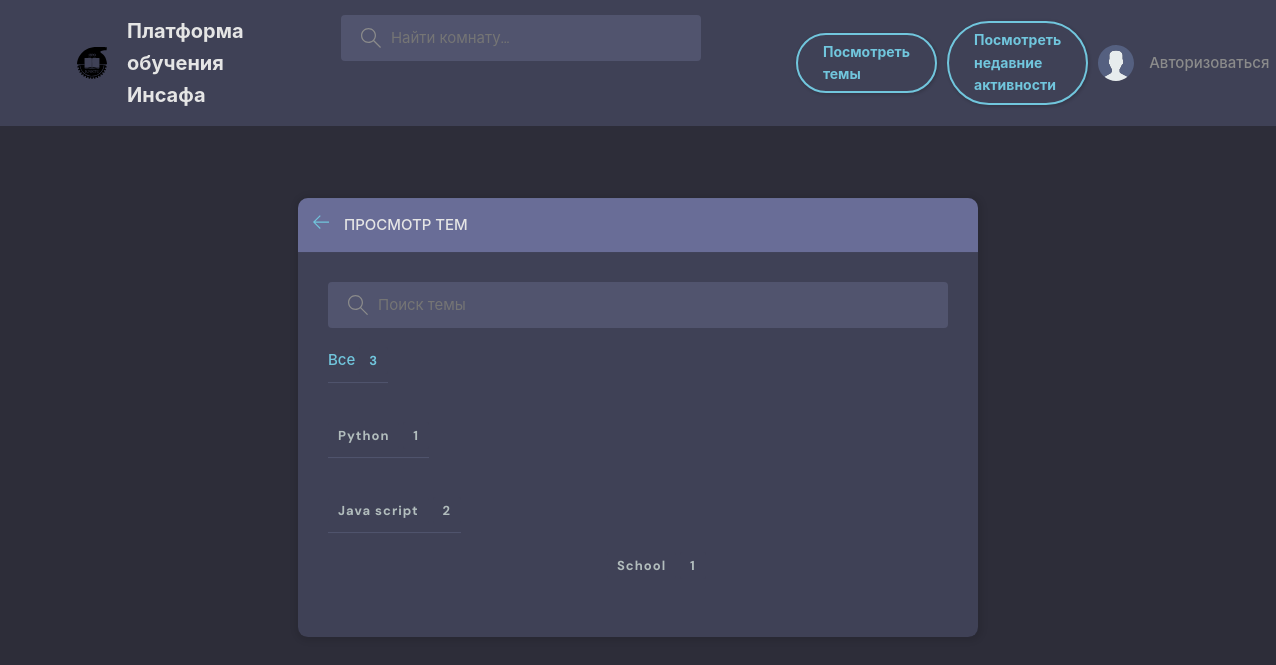
Page /topics/ on the committed database.
### base/models.py (models this page shows, shortened)
class Topic(models.Model):
    name = models.CharField(max_length=200)
    class Meta():
        verbose_name = 'Редактор тем'
        verbose_name_plural = 'Редактор тем'

### base/views.py (the view)
# urls.py: path('topics/', views.topics_page, name='topics'),
def topics_page(request):
    q = request.GET.get('q') if request.GET.get('q') != None else ''
    topics = Topic.objects.filter(name__icontains=q)
    context = {'topics': topics}
    return render(request, 'base/topics.html', context)

### base/templates/base/topics.html (shortened to what this page needs)
{% extends 'main.html' %}
{% block content %}
    <main class="create-room layout">
      <div class="container">
        <div class="layout__box">
          <div class="layout__boxHeader">
            <div class="layout__boxTitle">
              <a href="{% url 'home' %}">
                <svg version="1.1" xmlns="http://www.w3.org/2000/svg" width="32" height="32" viewBox="0 0 32 32">
                  <title>arrow-left</title>
                  <path
                    d="M13.723 2.286l-13.723 13.714 13.719 13.714 1.616-1.611-10.96-10.96h27.625v-2.286h-27.625l10.965-10.965-1.616-1.607z"
                  ></path>
                </svg>
              </a>
              <h3>Просмотр тем</h3>
            </div>
          </div>
          <div class="topics-page layout__body">
            <form action="" method="GET" class="header__search">
              <label>
                <input name="q" placeholder="Поиск темы" />
              </label>
            </form>
          <div class="col-md-3">
            <ul class="topics__list">
              <li>
                <a href="{% url 'topics' %}" class="active">Все <span>{{ topics.count }}</span></a>
              </li>
              {% for topic in topics %}
              <li>
                <a href="{% url 'home' %}?q={{ topic.name }}">
                  <span class="topic-name">{{ topic.name }}</span>
                  <span class="topic-count">{{ topic.room_set.all.count }}</span>
                </a>
              </li>
              {% endfor %}
            </ul>
          </div>
        </div>
      </div>
    </main>
    {% endblock content %}

### static/styles/style.css (style rules this page uses)
:root { --color-main: #71c6dd; --color-main-light: #e1f6fb; --color-dark: #3f4156; --color-dark-medium: #51546e; --color-dark-light: #696d97; --color-light: #e5e5e5; --color-gray: #8b8b8b; --color-light-gray: #b2bdbd; --color-bg: #2d2d39; --color-success: #5dd693; --color-error: #fc4b0b; }
* { font-family: "DM Sans", -apple-system, BlinkMacSystemFont, "Segoe UI", Roboto, Oxygen, Ubuntu, Cantarell, "Open Sans", "Helvetica Neue", sans-serif; margin: 0; padding: 0; box-sizing: border-box; text-rendering: optimizeLegibility; font-size: inherit; }
html { font-size: 56.25%; }
@media only screen and (min-width: 1200px) { html { font-size: 62.5%; } }
body { line-height: 1.6; font-weight: 400; font-size: 1.5rem; color: var(--color-light-gray); background-color: var(--color-bg); min-height: 100vh; }
a { display: inline-block; color: var(--color-main); text-decoration: none; }
.container { max-width: 120rem; width: 90%; margin: auto; }
.header__search > label { background-color: var(--color-dark-medium); padding: 1.3rem 1rem; display: flex; align-items: center; gap: 1rem; border-radius: 4px; }
.header__search svg { fill: var(--color-gray); width: 2rem; height: 2rem; margin-left: 1rem; }
.header__search input { width: 30rem; background: transparent; border: none; outline: none; color: var(--color-light); }
.layout { margin-top: 2.4rem; }
.layout > .container { display: flex; justify-content: space-between; align-items: flex-start; }
.layout__box { width: 90%; max-width: 48rem; min-height: 40rem; position: absolute; top: 50%; left: 50%; transform: translate(-50%, -46%); background-color: var(--color-dark); border-radius: 1rem; box-shadow: 1px 1px 6px 3px rgba(0, 0, 0, 0.1); overflow: hidden; }
.layout__boxHeader { display: flex; padding: 1.5rem; background-color: var(--color-dark-light); }
.layout__boxTitle { display: flex; gap: 1.5rem; align-items: center; }
.layout__boxTitle h3 { text-transform: uppercase; font-weight: 500; color: var(--color-light); }
.layout__boxTitle svg { width: 1.6rem; height: 1.6rem; fill: var(--color-main); }
.layout__body { margin: 3rem; }
.topics__list { list-style: none; }
.topics__list li a { display: inline-block; justify-content: space-between; align-items: center; margin-bottom: 3rem; margin-left: 45%; vertical-align: top; font-weight: 500; color: var(--color-light-gray); transition: all 0.3s ease-in-out; }
.topics__list li a.active, .topics__list li a:hover { color: var(--color-main); }
.topics__list li a span { padding: 0.5rem 1rem; background-color: var(--color-dark); border-radius: 3px; font-size: 1.3rem; font-weight: 700; letter-spacing: 1px; }
.topics-page .topics__list li:not(:last-child) a { margin: 2rem 0; padding-bottom: 1rem; text-decoration: none; border-bottom: 1px solid var(--color-dark-medium); }
.topics-page .header__search { display: block; }
.create-room.layout .layout__box { max-width: 68rem; }

### rows in the picture
Topic: name "Python", room_set.all.count "1"
Topic: name "Java script", room_set.all.count "2"
Topic: name "School", room_set.all.count "1"

### other values in the picture
{{ topics.count }} "3"
